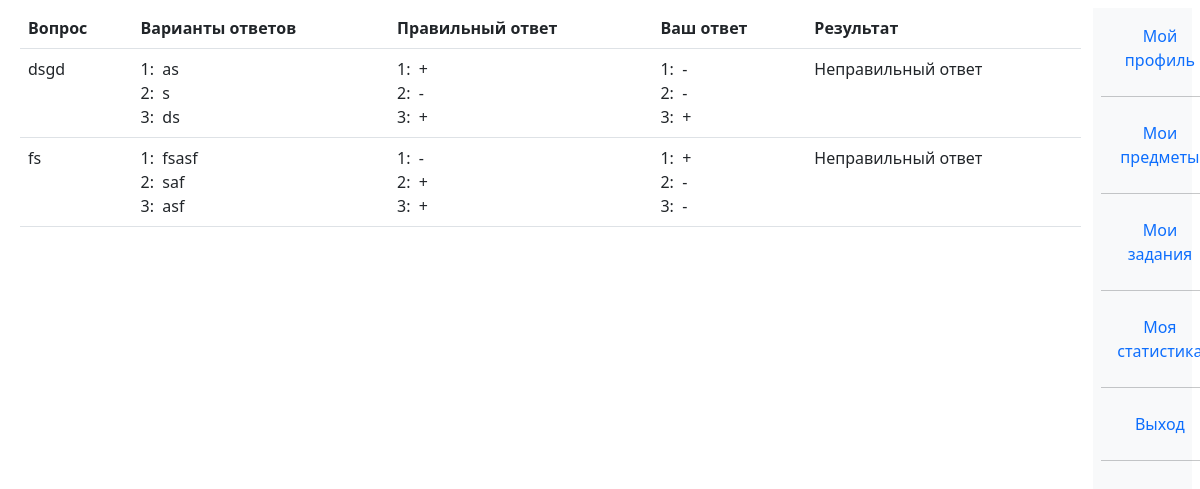
/test/show_result_table/5 (signed in), run on the app's committed database.
### univ_app/models.py (models this page shows, shortened)
class Question(models.Model):
    question = models.TextField(default = "")
    answered_correctly = models.BooleanField(default = False)
    related_test = models.ForeignKey("Test", on_delete=models.CASCADE, null=True )
    def __str__(self):
        return self.question

class Answer(models.Model):
    answer = models.CharField(max_length=1000)
    was_chosen = models.BooleanField(default=False)
    is_right = models.BooleanField(default=False)
    related_question = models.ForeignKey("Question", on_delete=models.CASCADE, null = True)
    def __str__(self):
        return self.answer

class GivenAnswer(models.Model):
    related_answered_question = models.ForeignKey ("AnsweredQuestion", on_delete = models.CASCADE, null = True)
    checked = models.BooleanField(default = False)

class AnsweredQuestion(models.Model):
    related_taken_test = models.ForeignKey ("TakenTest", on_delete = models.CASCADE, null = True)
    related_question = models.ForeignKey ("Question", on_delete = models.CASCADE, null = True)
    correct = models.BooleanField(default = False)

### univ_app/decorators.py (the view)
        def wrapper(request, *args, **kwargs):
            group = None
            if request.user.groups.exists():
                group = request.user.groups.all()[0].name
            if group in allowed_groups:
                return view_func(request, *args, **kwargs)
            else:
                return HttpResponse("У вас нет прав доступа к этой странице")

### univ_app/templatetags/user_tags.py (called while the page is built)
@register.filter(name='has_group')
def has_group(user, group_name):
    return user.groups.filter(name=group_name).exists()

### templates/tester/take_test/show_result_table.html
{%extends "base.html"%}
{%block show_result_table%}
<table class = "table">
  <tr>
    <th>Вопрос</th>
    <th>Варианты ответов</th>
    <th>Правильный ответ</th>
    <th>Ваш ответ</th>
    <th>Результат</th>
  </tr>
  {% for zipped in all_zipped %}
  <tr>
    <td>{{zipped.0}}</td>
    <td>
      {% for ans in zipped.1%}
        {{forloop.counter}}:  {{ans}}
        <br>
      {%endfor%}
    </td>
    <td>
      {% for ans in zipped.1%}
        {{forloop.counter}}:  {{ans.is_right|yesno:"+,-, "}}
        <br>
      {%endfor%}
    </td>
    <td>
      {% for ans in zipped.2%}
        {{forloop.counter}}:  {{ans.checked|yesno:"+,-, "}}
        <br>
      {%endfor%}
    </td>
    <td>
      {{zipped.3.correct|yesno:"Правильный ответ, Неправильный ответ"}}
    </td>
  </tr>
  {% endfor %}
</table>
{%endblock%}

### templates/base.html (shortened to what this page needs)
{% load static %}
<!DOCTYPE html>
<html lang="en" dir="ltr">
<link href="https://cdn.jsdelivr.net/npm/bootstrap@5.3.0-alpha1/dist/css/bootstrap.min.css" rel="stylesheet">
<link rel="stylesheet" href="{% static 'univ_app/css/base.css' %}">
  <head>
  </head>
  <body>
    <div class = "wrapper container-fluid d-flex flex-column">
      <div class="row p-2 vh-100  ">
        <div class="col-md-11">
          {%block show_result_table%}
          {% endblock %}
        </div>
        <div class="col col-md-1 p-2 bg-light flex-fill text-center justify-content-center">
          {% include 'include/sidebar.html'%}
        </div>
      </div>
    </div>
  </body>
</html>

### templates/include/sidebar.html
{% load user_tags %}
<div class="nav flex-column">
  {%if user.is_authenticated%}
    <a class = "nav-link" href="#">Мой профиль</a> <hr>
    <a class = "nav-link" href="{% url 'ts_subjects' %}">Мои предметы</a> <hr>
    {% if request.user|has_group:'teacher' %}
    <a class = "nav-link" href="{% url 't_statistics' %}">Моя статистика</a> <hr>
    <a class = "nav-link" href="{% url 't_task_answers' %}">Ответы студентов</a> <hr>
    {% else %}
    <a class = "nav-link" href="{% url 's_tasks' %}">Мои задания</a> <hr>
    <a class = "nav-link" href="{% url 's_statistics' %}">Моя статистика</a> <hr>
    {%endif%}
    <a class = "nav-link" href="{% url 'log_out' %}">Выход</a> <hr>
  {%else%}
    <a class = "nav-link" href="{% url 'login_form' %}" >Вход</a>
  {%endif%}
</div>

### univ_app/static/univ_app/css/base.css (style rules this page uses)
body { background: white; }

### templates/base.html (style rules this page uses)
body { background-color:white; }

### data on the page
Question: question "dsgd", correct "Неправильный ответ"
Answer: answer "as", is_right "+"
Answer: answer "s", is_right "-"
Answer: answer "ds", is_right "+"
GivenAnswer: checked "-"
GivenAnswer: checked "-"
GivenAnswer: checked "+"
Question: question "fs", correct "Неправильный ответ"
Answer: answer "fsasf", is_right "-"
Answer: answer "saf", is_right "+"
Answer: answer "asf", is_right "+"
GivenAnswer: checked "+"
GivenAnswer: checked "-"
GivenAnswer: checked "-"
